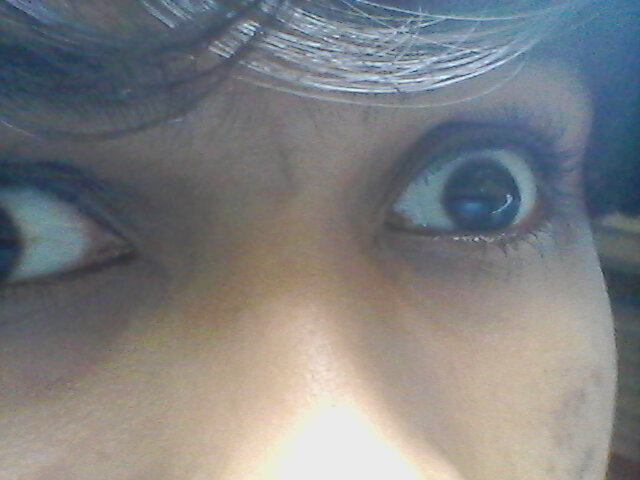
#> input picture resources/2020-07-27-175132.jpg, 640 x 480 px, given in place of the camera
$ python chapter10.py
#> lines starting #> are read from the running program, lines starting #| are printed output that depends on the picture; after the words box and inside, x2 and y2 are one past the last pixel; in counts of white or black regions, pixels touching at a corner belong together
import cv2
import numpy as np

colors = [[0, 18, 122, 255, 255, 255]]


def getColorMaskedImage(image, colorslist):
    result = np.ones_like(image)
    imghsv = cv2.cvtColor(image, cv2.COLOR_BGR2HSV)
    for color in colorslist:
        lower = np.array(color[0:3])
        higher = np.array(color[3:6])
        mask = cv2.inRange(imghsv, lower, higher)
        result = cv2.bitwise_and(img, img, mask=mask)
    return result


def createContour(image):
    pass


cam = cv2.VideoCapture(0)
cam.set(3, 480)
cam.set(4, 320)
while True:
    success, img = cam.read()
#> img is the input picture: shape (480, 640, 3); mean B, G, R 128.9, 127.8, 126.2
    cv2.imshow('img', img)
    maskedImage = getColorMaskedImage(img, colors)
#> in getColorMaskedImage, `imghsv = cv2.cvtColor(image, cv2.COLOR_BGR2HSV)`: imghsv: shape (480, 640, 3); mean H, S, V 66.2, 47.9, 140.5
#> the loop in getColorMaskedImage, `for color in colorslist:` made 1 pass
#> pass 1, in getColorMaskedImage, `mask = cv2.inRange(imghsv, lower, higher)`:
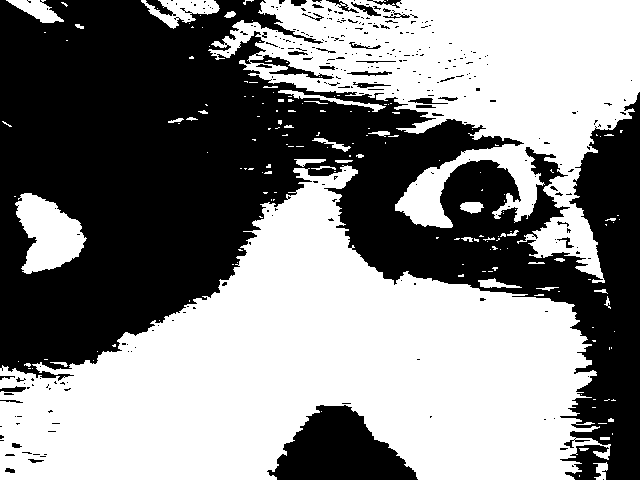
#> mask: shape (480, 640); 52.8% white; 312 black regions (278 under 20 px), largest, box (x1, y1, x2, y2) and area: (0, 0, 640, 480) 134944, (267, 405, 418, 480) 6889, (146, 0, 176, 16) 181
#> pass 1, in getColorMaskedImage, `result = cv2.bitwise_and(img, img, mask=mask)`:
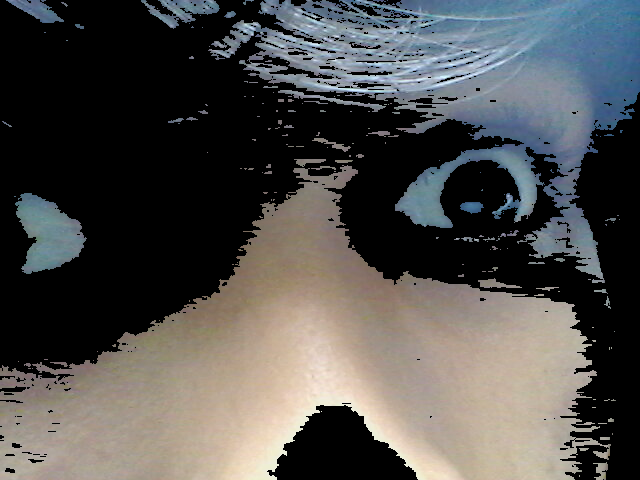
#> result: shape (480, 640, 3); mean B, G, R 77.2, 78.9, 79.8
    cv2.imshow('out', maskedImage)
    if cv2.waitKey(1) & 0xFF == ord('q'):
#> (key q is pressed here)
        break

$ run again, on resources/shivam.jpg
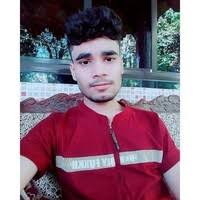
#> input picture resources/shivam.jpg, 200 x 200 px, given in place of the camera
#> img is the input picture: shape (200, 200, 3); mean B, G, R 128.9, 112.5, 139.7
#> imghsv: shape (200, 200, 3); mean H, S, V 114.1, 107.9, 150.4
#> the loop in getColorMaskedImage, `for color in colorslist:` made 1 pass
#> pass 1, in getColorMaskedImage, `mask = cv2.inRange(imghsv, lower, higher)`:
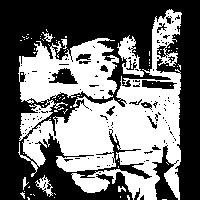
#> mask: shape (200, 200); 43.6% white; 82 white regions (75 under 20 px), largest, box (x1, y1, x2, y2) and area: (18, 9, 182, 200) 16431, (117, 35, 144, 77) 508, (35, 175, 53, 197) 141
#> pass 1, in getColorMaskedImage, `result = cv2.bitwise_and(img, img, mask=mask)`:
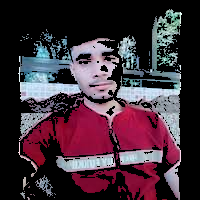
#> result: shape (200, 200, 3); mean B, G, R 58.1, 46.9, 66.2
